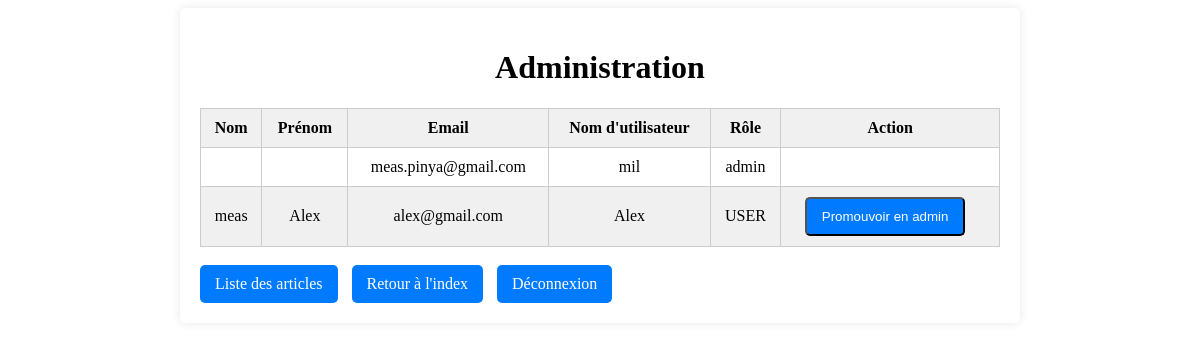
The app's page /admin.php (signed in) with its own data.
### tables this page shows
CREATE TABLE `users` (
  `id` int(11) NOT NULL,
  `prenom` varchar(50) NOT NULL,
  `nom` varchar(50) NOT NULL,
  `email` varchar(100) NOT NULL,
  `nom_utilisateur` varchar(50) NOT NULL,
  `mot_de_passe` varchar(255) NOT NULL,
  `role` varchar(255) NOT NULL DEFAULT 'user'
);

### admin.php (the view, shortened to what this page needs)
<?php
require_once 'db_connect.php';
$query = "SELECT * FROM users";
$result = mysqli_query($conn, $query);
$users = mysqli_fetch_all($result, MYSQLI_ASSOC);
?>
<!DOCTYPE html>
<html lang="fr">
<head>
    <link rel="stylesheet" href="css/admin.css">
</head>
<body>
    <div class="container">
        <h1 class="text-center mt-5 mb-4">Administration</h1>
        <table class="table table-hover mx-auto mb-5">
            <thead>
                <tr>
                    <th>Nom</th>
                    <th>Prénom</th>
                    <th>Email</th>
                    <th>Nom d'utilisateur</th>
                    <th>Rôle</th>
                    <th>Action</th>
                </tr>
            </thead>
            <tbody>
                <?php foreach ($users as $user) : ?>
                    <tr>
                        <td><?= $user["nom"] ?></td>
                        <td><?= $user["prenom"] ?></td>
                        <td><?= $user["email"] ?></td>
                        <td><?= $user["nom_utilisateur"] ?></td>
                        <td><?= $user["role"] ?></td>
                        <td>
                            <?php if ($user["role"] !== "admin") : ?>
                                <form action="admin_handler.php" method="POST">
                                    <button type="submit" class="btn btn-primary btn-sm">Promouvoir en admin</button>
                                </form>
                            <?php endif; ?>
                        </td>
                    </tr>
                <?php endforeach; ?>
            </tbody>
        </table>
        <br>
        <div class="text-center">
            <a href="list_posts.php" class="btn btn-primary">Liste des articles</a>
            <a href="index.php" class="btn btn-secondary">Retour à l'index</a>
            <a href="logout.php" class="btn btn-danger">Déconnexion</a>
        </div>
    </div>
</body>
</html>

### css/admin.css (style rules this page uses)
.container { width: 90%; max-width: 800px; margin: 0 auto; padding: 20px; background-color: #fff; border-radius: 5px; box-shadow: 0 0 10px rgba(0,0,0,0.1); }
h1, h2 { text-align: center; }
table { width: 100%; margin: 0 auto; border-collapse: collapse; }
th, td { padding: 10px; text-align: center; border: 1px solid #ccc; }
thead { background-color: #f0f0f0; }
th { font-weight: bold; }
tbody tr:nth-child(even) { background-color: #f0f0f0; }
.btn { display: inline-block; padding: 10px 15px; background-color: #007bff; color: #fff; text-align: center; border-radius: 5px; text-decoration: none; margin-right: 10px; transition: background-color 0.2s ease; }
.btn-primary { background-color: #007bff; }

### records on screen
users: email "meas.pinya@gmail.com", nom_utilisateur "mil", role "admin"
users: nom "meas", prenom "Alex", email "alex@gmail.com", nom_utilisateur "Alex", role "USER"
